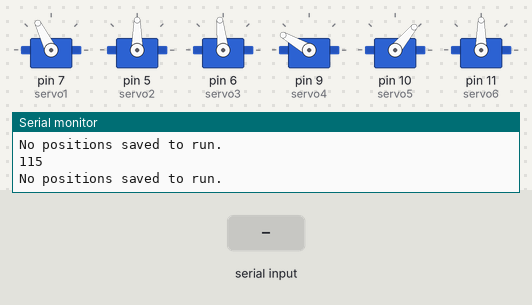
A sketch run on a simulated Arduino Uno, built with avr-gcc and run on an emulated ATmega328P. On the bench: 6 × servo, the last lines printed to the serial monitor. The inputs (shaded band) are chosen by the test bench.

Above: at 1.29 s.
1.3 s: byte 6 (6) received over Serial
At 3.9 s:
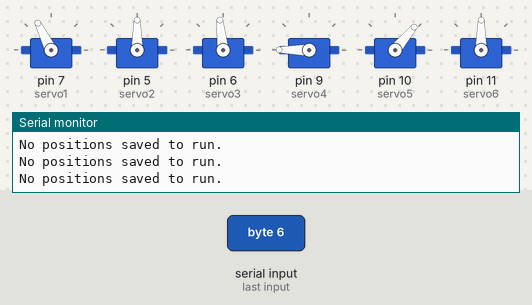
4.3 s: "1\n" received over Serial
At 4.92 s:
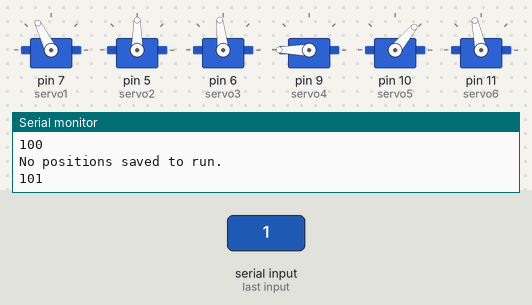
7.3 s: byte 0 (0) received over Serial
At 7.45 s:
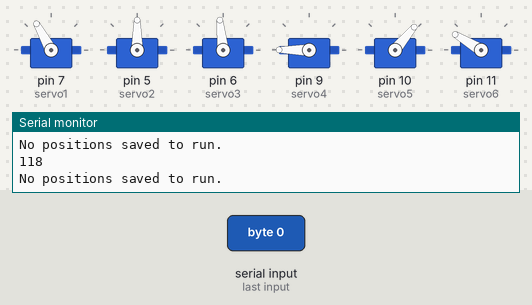
10.3 s: byte 9 (9) received over Serial
At 13.1 s:
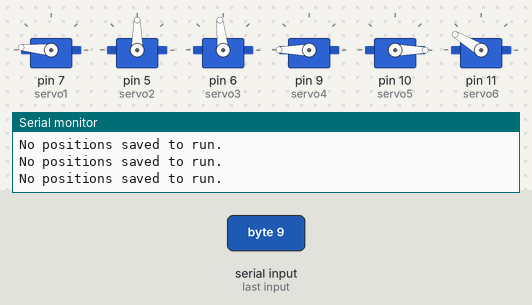
13.3 s: byte 1 (1) received over Serial
At 14.07 s:
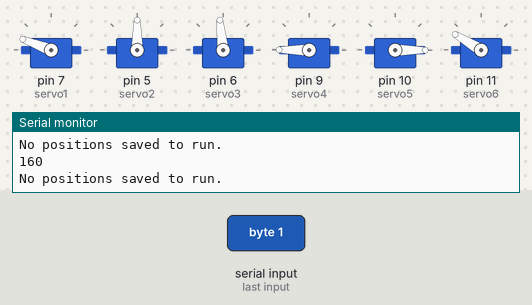
16.3 s: byte 10 (10) received over Serial
At 18.6 s:
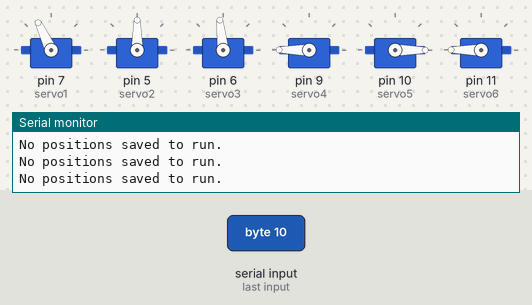
Timing chart, 0 to 20.1 s (numbered marks = the images above; inputs shaded):
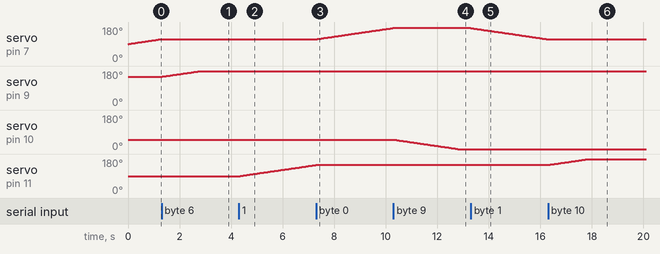

The sketch:

PickandPlace.ino
```cpp
#include <Servo.h>
#include <SoftwareSerial.h>
SoftwareSerial Bluetooth(0, 1);
//Servo instances
Servo servo1;
Servo servo2;
Servo servo3;
Servo servo4;
Servo servo5;
Servo servo6;

int Incoming_value;        // Input value from mobile app
int savedPositions[50][6]; // can save upto 50 steps , each with 6 servo angles
int savedCount = 0;        // Number of saved positions
int currentStep = 0;       // for playback
int s1, s2, s3, s4, s5, s6;
int Speed = 10000;
bool isrunning = false;
// bool ispaused = false;

void setup() {
  Serial.begin(9600);
  // Attach servo motors to their respective output pins
  servo1.attach(7);
  servo2.attach(5);
  servo3.attach(6);
  servo4.attach(9);
  servo5.attach(10);
  servo6.attach(11);
  // Initial position of the robot
  s1 = 90; servo1.write(s1);
  s2 = 90; servo2.write(s2);
  s3 = 96; servo3.write(s3);
  s4 = 150; servo4.write(s4);
  s5 = 50; servo5.write(s5);
  s6 = 90; servo6.write(s6);

  Bluetooth.begin(115200); // Default baud rate of the Bluetooth module
  Bluetooth.setTimeout(1);
  delay(20);
  // put your setup code here, to run once:
}
void loop() {
  if (Serial.available() > 0) {
    Incoming_value = Serial.read();
    Serial.print(Incoming_value);
    Serial.print("\n");
  }
  if (Incoming_value == 0 & s1 < 180)  { s1++; servo1.write(s1); delay(50); Serial.println(s1); }
  if (Incoming_value == 1 & s1 > 0)    { s1--; servo1.write(s1); delay(50); Serial.println(s1); }
  if (Incoming_value == 2 & s2 < 180)  { s2++; servo2.write(s2); delay(50); Serial.println(s2); }
  if (Incoming_value == 3 & s2 > 0)    { s2--; servo2.write(s2); delay(50); Serial.println(s2); }
  if (Incoming_value == 4 & s3 < 180)  { s3++; servo3.write(s3); delay(50); Serial.println(s3); }
  if (Incoming_value == 5 & s3 > 0)    { s3--; servo3.write(s3); delay(50); Serial.println(s3); }
  if (Incoming_value == 6 & s4 < 180)  { s4++; servo4.write(s4); delay(50); Serial.println(s4); }
  if (Incoming_value == 7 & s4 > 0)    { s4--; servo4.write(s4); delay(50); Serial.println(s4); }
  if (Incoming_value == 8 & s5 < 180)  { s5++; servo5.write(s5); delay(50); Serial.println(s5); }
  if (Incoming_value == 9 & s5 > 0)    { s5--; servo5.write(s5); delay(50); Serial.println(s5); }
  if (Incoming_value == 10 & s6 < 180) { s6++; servo6.write(s6); delay(50); Serial.println(s6); }
  if (Incoming_value == 11 & s6 > 0)   { s6--; servo6.write(s6); delay(50); Serial.println(s6); }

  if (Incoming_value == 15) { digitalWrite(3, LOW); }

  // Speed Control
  if (Incoming_value == 20 & Speed <= 13000) { Speed = Speed + 1000; delay(1000); Serial.println(Speed); delay(500); }
  if (Incoming_value == 21 & Speed >= 1000) { Speed = Speed - 1000; delay(1000); Serial.println(Speed); delay(500); }

  //when "SAVE" button is pressed
  if (Incoming_value == 25) {
    if (savedCount < 50) {
      savedPositions[savedCount][0] = s1;
      savedPositions[savedCount][1] = s2;
      savedPositions[savedCount][2] = s3;
      savedPositions[savedCount][3] = s4;
      savedPositions[savedCount][4] = s5;
      savedPositions[savedCount][5] = s6;
      savedCount++;
      Serial.print("Saved step ");
      Serial.println(savedCount);
    } else { Serial.println("Memory full!"); }
    delay(300); // debounce
    }

    // RUN button pressed
    // To run the robot in the loop mode
    if (Incoming_value == 26 && savedCount > 0) {
        isrunning = true;
        Serial.println("Running saved sequence...");
    }

    // STOP button pressed
    if (Incoming_value == 27){
        isrunning = false;
        Serial.println("Stopped.");
    }

    //Playback Logic
    if (isrunning) {
      for (int step = 0; step < savedCount; step++) {
        if (!isrunning) break;
          servo1.write(savedPositions[step][0]);
          servo2.write(savedPositions[step][1]);
          servo3.write(savedPositions[step][2]);
          servo4.write(savedPositions[step][3]);
          servo5.write(savedPositions[step][4]);
          servo6.write(savedPositions[step][5]);
          delay(1000); // wait between steps
        }
        Serial.println("Sequence complete.");
     } else {
      Serial.println("No positions saved to run.");
     }
}
```

Measured:
- after the input at 1.3 s, servo on pin 7 (servo1): stays 116° (without the input it goes to 117° after 0.03 s); servo on pin 9 (servo4): moves from 150° to 180° over 1.5 s, starting at once
- after the input at 4.3 s, servo on pin 11 (servo6): moves from 90° to 149° over 2.9 s, starting after 0.06 s
- after the input at 7.3 s, servo on pin 7 (servo1): moves from 116° to 175° over 2.9 s, starting at once; servo on pin 11 (servo6): stays 149° (without the input it goes to 150° after 0.04 s)
- after the input at 10.3 s, servo on pin 7 (servo1): stays 175° (without the input it goes to 176° after 0.02 s); servo on pin 10 (servo5): moves from 50° to 0° over 2.5 s, starting at once
- after the input at 13.3 s, servo on pin 7 (servo1): moves from 175° to 115° over 3.0 s, starting at once
- after the input at 16.3 s, servo on pin 7 (servo1): stays 115° (without the input it goes to 114° after 0.04 s); servo on pin 11 (servo6): moves from 149° to 180° over 1.5 s, starting at once
